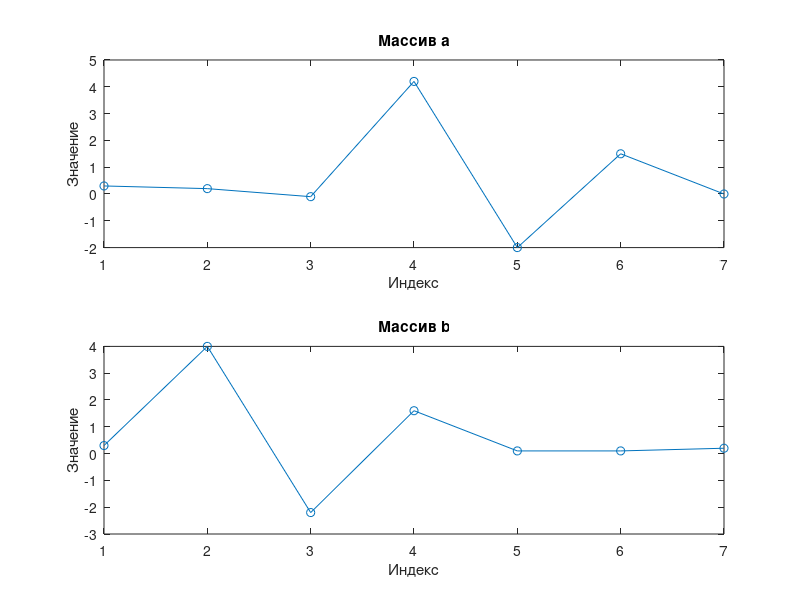

Write the MATLAB code that produced this figure.
% Определение массивов a и b
a = [0.3 0.2 -0.1 4.2 -2 1.5 0];
b = [0.3 4 -2.2 1.6 0.1 0.1 0.2];

% Построение графиков a и b
figure;

% График для массива a
subplot(2,1,1);
plot(a, '-o');
title('Массив a');
xlabel('Индекс');
ylabel('Значение');

% График для массива b
subplot(2,1,2);
plot(b, '-o');
title('Массив b');
xlabel('Индекс');
ylabel('Значение');

% Вычисление взаимной корреляции
corr_ab = sum(a .* b); % Взаимная корреляция
disp(['Взаимная корреляция: ', num2str(corr_ab)]);